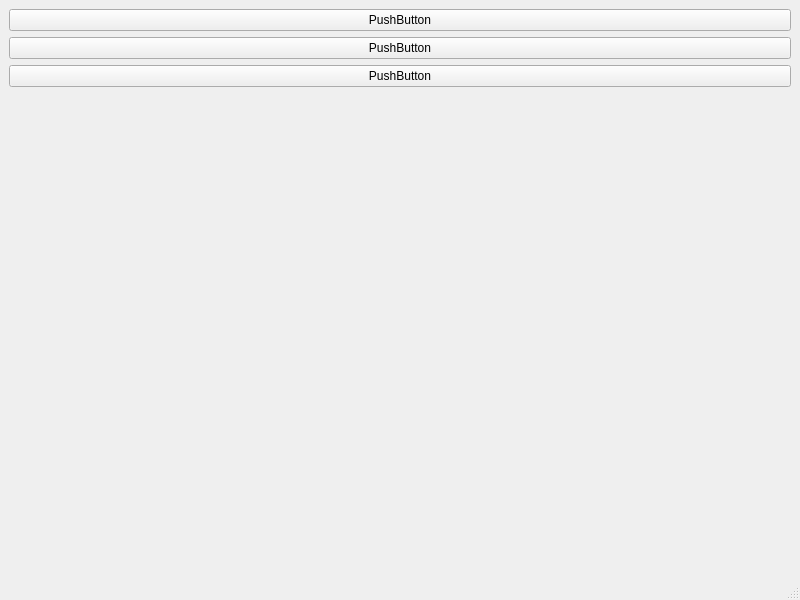
<?xml version="1.0" encoding="UTF-8"?>
<ui version="4.0">
 <class>MainWindow</class>
 <widget class="QMainWindow" name="MainWindow">
  <property name="geometry">
   <rect>
    <x>0</x>
    <y>0</y>
    <width>800</width>
    <height>600</height>
   </rect>
  </property>
  <property name="windowTitle">
   <string>MainWindow</string>
  </property>
  <widget class="QWidget" name="centralwidget">
   <property name="minimumSize">
    <size>
     <width>0</width>
     <height>525</height>
    </size>
   </property>
   <layout class="QVBoxLayout" name="verticalLayout">
    <item>
     <widget class="QPushButton" name="pushButton">
      <property name="text">
       <string>PushButton</string>
      </property>
     </widget>
    </item>
    <item>
     <widget class="QPushButton" name="pushButton_3">
      <property name="text">
       <string>PushButton</string>
      </property>
     </widget>
    </item>
    <item>
     <widget class="QPushButton" name="pushButton_2">
      <property name="text">
       <string>PushButton</string>
      </property>
     </widget>
    </item>
    <item>
     <spacer name="verticalSpacer">
      <property name="orientation">
       <enum>Qt::Vertical</enum>
      </property>
      <property name="sizeHint" stdset="0">
       <size>
        <width>20</width>
        <height>40</height>
       </size>
      </property>
     </spacer>
    </item>
   </layout>
  </widget>
  <widget class="QMenuBar" name="menubar">
   <property name="geometry">
    <rect>
     <x>0</x>
     <y>0</y>
     <width>800</width>
     <height>38</height>
    </rect>
   </property>
  </widget>
  <widget class="QStatusBar" name="statusbar"/>
 </widget>
 <resources/>
 <connections/>
</ui>
